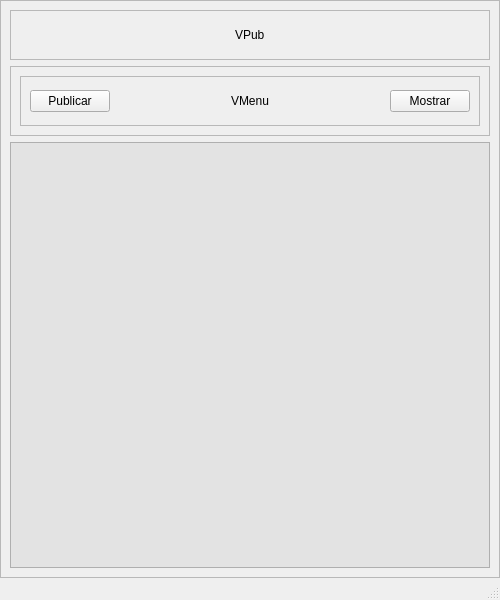
<?xml version="1.0" encoding="UTF-8"?>
<ui version="4.0">
 <class>VPub</class>
 <widget class="QMainWindow" name="VPub">
  <property name="geometry">
   <rect>
    <x>0</x>
    <y>0</y>
    <width>500</width>
    <height>600</height>
   </rect>
  </property>
  <property name="minimumSize">
   <size>
    <width>500</width>
    <height>600</height>
   </size>
  </property>
  <property name="maximumSize">
   <size>
    <width>500</width>
    <height>600</height>
   </size>
  </property>
  <property name="windowTitle">
   <string>MainWindow</string>
  </property>
  <widget class="QWidget" name="centralwidget">
   <layout class="QVBoxLayout" name="verticalLayout">
    <property name="spacing">
     <number>0</number>
    </property>
    <property name="leftMargin">
     <number>0</number>
    </property>
    <property name="topMargin">
     <number>0</number>
    </property>
    <property name="rightMargin">
     <number>0</number>
    </property>
    <property name="bottomMargin">
     <number>0</number>
    </property>
    <item>
     <widget class="QFrame" name="frame">
      <property name="frameShape">
       <enum>QFrame::StyledPanel</enum>
      </property>
      <property name="frameShadow">
       <enum>QFrame::Raised</enum>
      </property>
      <layout class="QVBoxLayout" name="verticalLayout_2">
       <item>
        <widget class="QFrame" name="frame_2">
         <property name="maximumSize">
          <size>
           <width>16777215</width>
           <height>50</height>
          </size>
         </property>
         <property name="frameShape">
          <enum>QFrame::StyledPanel</enum>
         </property>
         <property name="frameShadow">
          <enum>QFrame::Raised</enum>
         </property>
         <layout class="QHBoxLayout" name="horizontalLayout">
          <item alignment="Qt::AlignHCenter">
           <widget class="QLabel" name="label">
            <property name="styleSheet">
             <string notr="true">font: 700 24pt &quot;Inter&quot;;</string>
            </property>
            <property name="text">
             <string>VPub</string>
            </property>
           </widget>
          </item>
         </layout>
        </widget>
       </item>
       <item>
        <widget class="QFrame" name="frame_4">
         <property name="maximumSize">
          <size>
           <width>16777215</width>
           <height>70</height>
          </size>
         </property>
         <property name="frameShape">
          <enum>QFrame::StyledPanel</enum>
         </property>
         <property name="frameShadow">
          <enum>QFrame::Raised</enum>
         </property>
         <layout class="QVBoxLayout" name="verticalLayout_3">
          <item>
           <widget class="QFrame" name="frame_6">
            <property name="maximumSize">
             <size>
              <width>16777215</width>
              <height>50</height>
             </size>
            </property>
            <property name="frameShape">
             <enum>QFrame::StyledPanel</enum>
            </property>
            <property name="frameShadow">
             <enum>QFrame::Raised</enum>
            </property>
            <layout class="QHBoxLayout" name="horizontalLayout_3">
             <item alignment="Qt::AlignLeft">
              <widget class="QPushButton" name="btn_publicar">
               <property name="styleSheet">
                <string notr="true">font: 10pt &quot;Inter&quot;;</string>
               </property>
               <property name="text">
                <string>Publicar</string>
               </property>
              </widget>
             </item>
             <item alignment="Qt::AlignHCenter">
              <widget class="QLabel" name="label_2">
               <property name="styleSheet">
                <string notr="true">font: 700 16pt &quot;Inter&quot;;</string>
               </property>
               <property name="text">
                <string>VMenu</string>
               </property>
              </widget>
             </item>
             <item alignment="Qt::AlignRight">
              <widget class="QPushButton" name="btn_mostrar">
               <property name="styleSheet">
                <string notr="true">font: 10pt &quot;Inter&quot;;</string>
               </property>
               <property name="text">
                <string>Mostrar</string>
               </property>
              </widget>
             </item>
            </layout>
           </widget>
          </item>
         </layout>
        </widget>
       </item>
       <item>
        <widget class="QFrame" name="frame_publicaciones">
         <property name="minimumSize">
          <size>
           <width>480</width>
           <height>0</height>
          </size>
         </property>
         <property name="maximumSize">
          <size>
           <width>480</width>
           <height>16777215</height>
          </size>
         </property>
         <property name="styleSheet">
          <string notr="true">background-color: rgb(227, 227, 227);</string>
         </property>
         <property name="frameShape">
          <enum>QFrame::StyledPanel</enum>
         </property>
         <property name="frameShadow">
          <enum>QFrame::Raised</enum>
         </property>
        </widget>
       </item>
      </layout>
     </widget>
    </item>
   </layout>
  </widget>
  <widget class="QMenuBar" name="menubar">
   <property name="geometry">
    <rect>
     <x>0</x>
     <y>0</y>
     <width>500</width>
     <height>22</height>
    </rect>
   </property>
  </widget>
  <widget class="QStatusBar" name="statusbar"/>
 </widget>
 <resources/>
 <connections/>
</ui>
